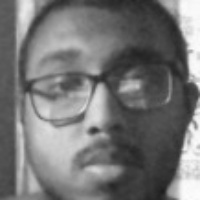
#> input picture face-recognition-module/dataset/1/1.jpg, 200 x 200 px, given in place of the camera
$ python register_face_v2.py
#> lines starting #> are read from the running program, lines starting #| are printed output that depends on the picture; after the words box and inside, x2 and y2 are one past the last pixel; in counts of white or black regions, pixels touching at a corner belong together

import cv2
import os
import time

STUDENT_ID = 1
TOTAL_SAMPLES = 120
SAVE_PATH = f"dataset/{STUDENT_ID}"

os.makedirs(SAVE_PATH, exist_ok=True)

detector = cv2.CascadeClassifier(
    cv2.data.haarcascades +
    "haarcascade_frontalface_default.xml"
)

cam = cv2.VideoCapture(0, cv2.CAP_DSHOW)

if not cam.isOpened():
    raise RuntimeError("Cannot open webcam.")

cam.set(cv2.CAP_PROP_FRAME_WIDTH, 640)
cam.set(cv2.CAP_PROP_FRAME_HEIGHT, 480)

instructions = [
    "Look straight at camera",
    "Slowly turn left and right",
    "Look slightly up and down",
    "Change expression and distance"
]

count = 0
stage = 0
last_capture = 0

print("Face registration started.")
print("Follow the instructions displayed on screen.")
print("Press ESC to stop.")

while count < TOTAL_SAMPLES:

    ret, frame = cam.read()
#> frame is the input picture: shape (200, 200, 3); min 29, max 253, mean 117.4

    if not ret:
        print("Camera frame unavailable.")
        break

    gray = cv2.cvtColor(frame, cv2.COLOR_BGR2GRAY)

    faces = detector.detectMultiScale(
        gray,
        scaleFactor=1.1,
        minNeighbors=5,
        minSize=(100, 100)
    )
#> faces = [[20, 11, 174, 174]]

    for (x, y, w, h) in faces:
        cv2.rectangle(
            frame, (x, y), (x+w, y+h),
            (0, 255, 0), 2
        )
#> this loop made 1 pass
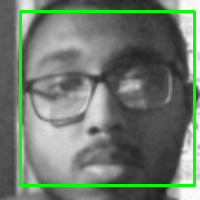
#> frame: shape (200, 200, 3); 5.21% of pixels changed, all inside (x1, y1, x2, y2) = (19, 10, 196, 187)

    # Move through four capture stages
    stage = min(count // 30, 3)

    cv2.putText(
        frame,
        instructions[stage],
        (15, 35),
        cv2.FONT_HERSHEY_SIMPLEX,
        0.65,
        (0, 255, 255),
        2
    )

    cv2.putText(
        frame,
        f"Samples: {count}/{TOTAL_SAMPLES}",
        (15, 70),
        cv2.FONT_HERSHEY_SIMPLEX,
        0.7,
        (0, 255, 0),
        2
    )
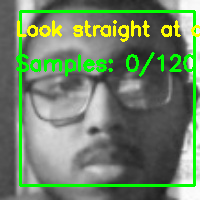
#> frame: shape (200, 200, 3); mean B, G, R 103.8, 131.4, 110.9

    current_time = time.time()

    if len(faces) == 1 and current_time - last_capture >= 0.5:

        x, y, w, h = faces[0]
#> x = 20; y = 11; w = 174; h = 174

        face = gray[y:y+h, x:x+w]
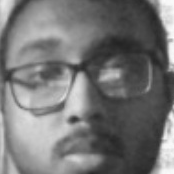
#> face: shape (174, 174); min 35, max 253, mean 117.2
        face = cv2.resize(face, (200, 200))
#> face: shape (200, 200)

        count += 1

        cv2.imwrite(
            os.path.join(SAVE_PATH, f"{count}.jpg"),
            face
        )

        last_capture = current_time

    cv2.imshow("AttendX - Face Registration", frame)

    if cv2.waitKey(1) & 0xFF == 27:
#> (key Esc is pressed here)
        break

cam.release()
cv2.destroyAllWindows()

print(f"\nCaptured {count} images.")

if count == TOTAL_SAMPLES:
    print("Registration completed.")
else:
    print("Registration incomplete.")

$ run again, on face-recognition-module/dataset/1/10.jpg
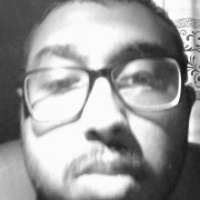
#> input picture face-recognition-module/dataset/1/10.jpg, 200 x 200 px, given in place of the camera
#> frame is the input picture: shape (200, 200, 3); min 21, max 255, mean 155.7
#> faces = [[12, 12, 174, 174]]
#> the loop `for (x, y, w, h) in faces:` made 1 pass
#> after the loop `for (x, y, w, h) in faces:`:
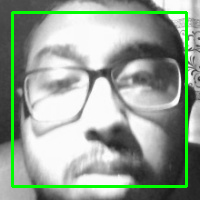
#> frame: shape (200, 200, 3); 5.21% of pixels changed, all inside (x1, y1, x2, y2) = (11, 11, 188, 188)
#> `x, y, w, h = faces[0]`: x = 12; w = 174
#> `face = gray[y:y+h, x:x+w]`:
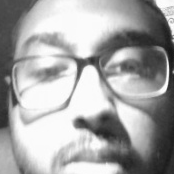
#> face: shape (174, 174); min 21, max 255, mean 165.8

$ run again, on face-recognition-module/dataset/1/100.jpg
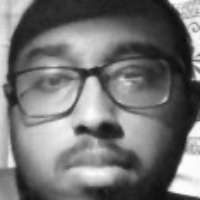
#> input picture face-recognition-module/dataset/1/100.jpg, 200 x 200 px, given in place of the camera
#> frame is the input picture: shape (200, 200, 3); min 13, max 255, mean 115.3
#> faces = [[7, 8, 182, 182]]
#> the loop `for (x, y, w, h) in faces:` made 1 pass
#> after the loop `for (x, y, w, h) in faces:`:
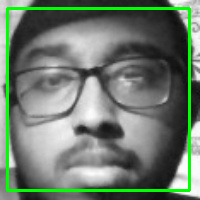
#> frame: shape (200, 200, 3); 5.45% of pixels changed, all inside (x1, y1, x2, y2) = (6, 7, 191, 192)
#> `x, y, w, h = faces[0]`: x = 7; y = 8; w = 182
#> `face = gray[y:y+h, x:x+w]`:
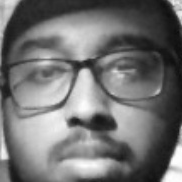
#> face: shape (182, 182); min 13, max 255, mean 113.9

$ run again, on face-recognition-module/dataset/1/101.jpg
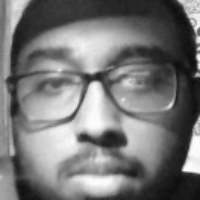
#> input picture face-recognition-module/dataset/1/101.jpg, 200 x 200 px, given in place of the camera
#> frame is the input picture: shape (200, 200, 3); min 11, max 254, mean 118.5
#> faces = [[11, 10, 178, 178]]
#> the loop `for (x, y, w, h) in faces:` made 1 pass
#> after the loop `for (x, y, w, h) in faces:`:
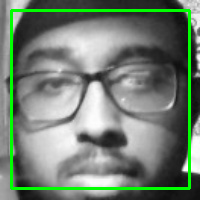
#> frame: shape (200, 200, 3); 5.33% of pixels changed, all inside (x1, y1, x2, y2) = (10, 9, 191, 190)
#> `x, y, w, h = faces[0]`: x = 11; y = 10; w = 178
#> `face = gray[y:y+h, x:x+w]`:
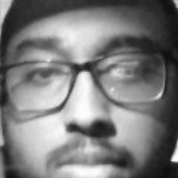
#> face: shape (178, 178); min 12, max 254, mean 123.5
